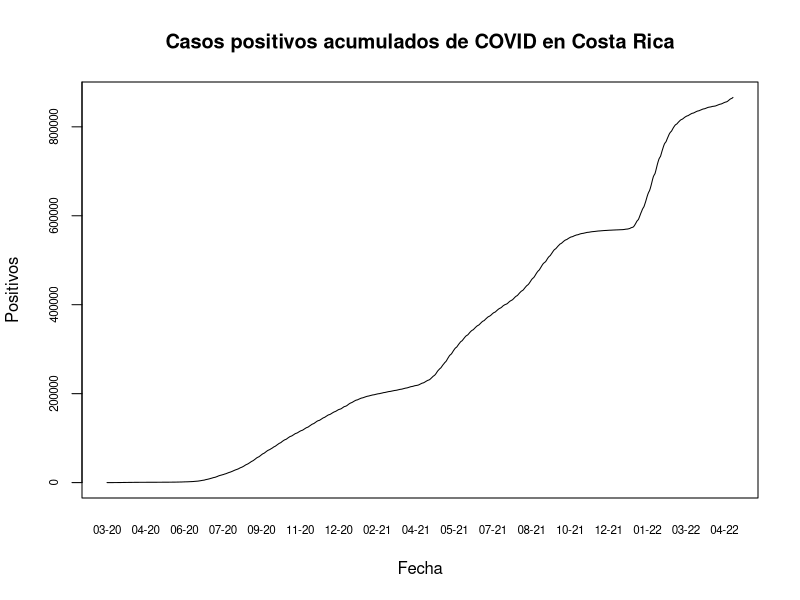
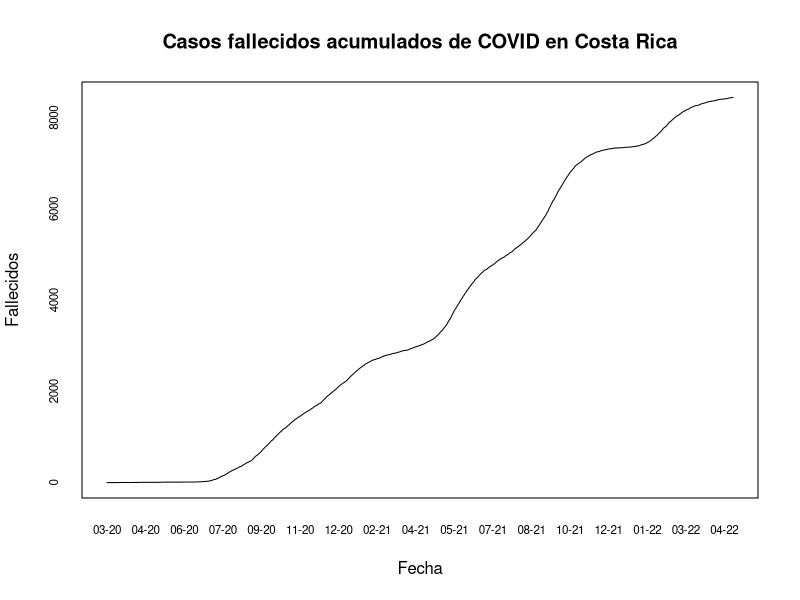

These figures' R source, in order:
## ---- chunk 1
knitr::opts_chunk$set(echo = TRUE)
## ---- chunk 2
covid <- read.csv(file="05_10_22_CSV_GENERAL.csv", sep = ";")
## ---- chunk 3
options(scipen = 7)
## ---- chunk 4
covid$FECHA <- as.Date(covid$FECHA, format = "%d/%m/%Y")
## ---- chunk 5
plot(
  covid$FECHA,
  covid$positivos,
  type = "l",
  xaxt = "n",
  yaxt = "n",
  main = "Casos positivos acumulados de COVID en Costa Rica",
  xlab = "Fecha",
  ylab = "Positivos"
)

# Formato del eje X
axis(side = 1,
     covid$FECHA,
     tick = FALSE,
     format(covid$FECHA, "%m-%y"),
     cex.axis = .7)

# Formato del eje Y
axis(
  side = 2,
  covid$positivos,
  labels = TRUE,  
  at = seq(0, 1000000, by = 200000),
  cex.axis = .7
)
## ---- chunk 6
plot(
  covid$FECHA,
  covid$fallecidos,
  type = "l",
  xaxt = "n",
  yaxt = "n",
  main = "Casos fallecidos acumulados de COVID en Costa Rica",
  xlab = "Fecha",
  ylab = "Fallecidos"
)

# Formato del eje X
axis(side = 1,
     covid$FECHA,
     tick = FALSE,
     format(covid$FECHA, "%m-%y"),
     cex.axis = .7)

# Formato del eje Y
axis(
  side = 2,
  covid$fallecidos,
  labels = TRUE,  
  at = seq(0, 10000, by = 2000),
  cex.axis = .7
)
